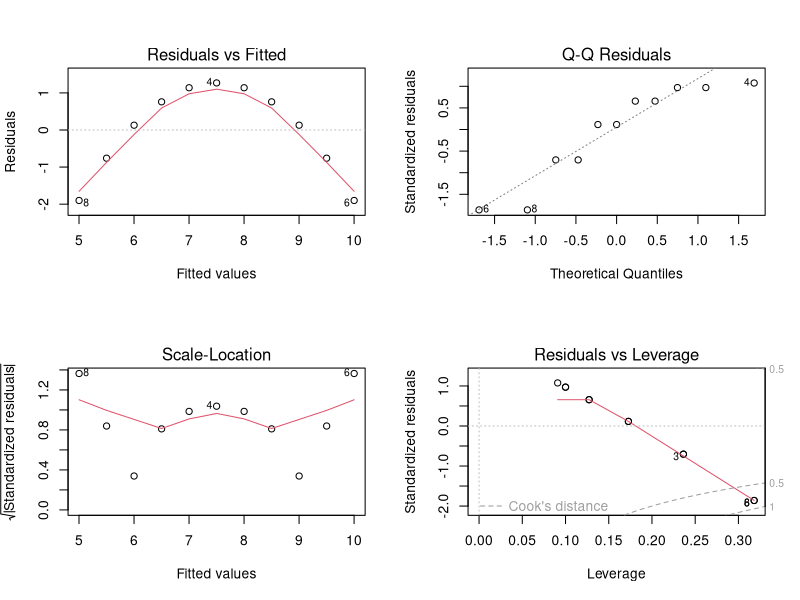

Reproduce this figure in R.
## ---- chunk 1
summary(lm(y1 ~ x1, data = anscombe))$r.square
## ---- chunk 2
summary(lm(y2 ~ x2, data = anscombe))$r.square
## ---- chunk 3
par(mfrow = c(2,2))
plot(lm(y2 ~ x2, data = anscombe))
